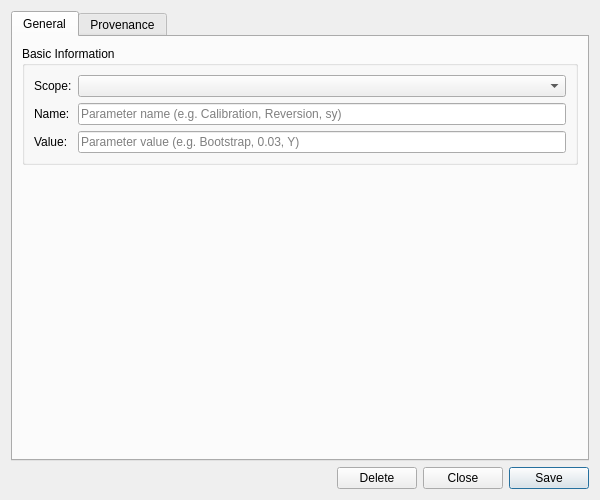
<?xml version="1.0" encoding="UTF-8"?>
<ui version="4.0">
 <class>PricingModelProductParameterDetailDialog</class>
 <widget class="QWidget" name="PricingModelProductParameterDetailDialog">
  <property name="geometry">
   <rect>
    <x>0</x>
    <y>0</y>
    <width>600</width>
    <height>500</height>
   </rect>
  </property>
  <property name="sizePolicy">
   <sizepolicy hsizetype="Preferred" vsizetype="Preferred">
    <horstretch>0</horstretch>
    <verstretch>0</verstretch>
   </sizepolicy>
  </property>
  <property name="minimumSize">
   <size>
    <width>600</width>
    <height>500</height>
   </size>
  </property>
  <property name="windowTitle">
   <string>Pricing Model Product Parameter Details</string>
  </property>
  <layout class="QVBoxLayout" name="verticalLayout">
   <item>
    <widget class="QTabWidget" name="tabWidget">
     <property name="currentIndex"><number>0</number></property>
     <widget class="QWidget" name="generalTab">
      <attribute name="title"><string>General</string></attribute>
      <layout class="QVBoxLayout" name="generalLayout">
       <item>
        <widget class="QGroupBox" name="basicInfoGroup">
         <property name="title">
          <string>Basic Information</string>
         </property>
         <layout class="QFormLayout" name="formLayout">
          <item row="0" column="0">
           <widget class="QLabel" name="labelParameterScope">
            <property name="text">
             <string>Scope:</string>
            </property>
           </widget>
          </item>
          <item row="0" column="1">
           <widget class="QComboBox" name="parameterScopeCombo">
            <property name="insertPolicy">
             <enum>QComboBox::NoInsert</enum>
            </property>
           </widget>
          </item>
          <item row="1" column="0">
           <widget class="QLabel" name="labelParameterName">
            <property name="text">
             <string>Name:</string>
            </property>
           </widget>
          </item>
          <item row="1" column="1">
           <widget class="QLineEdit" name="parameterNameEdit">
            <property name="placeholderText">
             <string>Parameter name (e.g. Calibration, Reversion, sy)</string>
            </property>
           </widget>
          </item>
          <item row="2" column="0">
           <widget class="QLabel" name="labelParameterValue">
            <property name="text">
             <string>Value:</string>
            </property>
           </widget>
          </item>
          <item row="2" column="1">
           <widget class="QLineEdit" name="parameterValueEdit">
            <property name="placeholderText">
             <string>Parameter value (e.g. Bootstrap, 0.03, Y)</string>
            </property>
           </widget>
          </item>
         </layout>
        </widget>
       </item>
       <item>
        <spacer name="verticalSpacer">
         <property name="orientation">
          <enum>Qt::Vertical</enum>
         </property>
         <property name="sizeHint" stdset="0">
          <size>
           <width>20</width>
           <height>40</height>
          </size>
         </property>
        </spacer>
       </item>
      </layout>
     </widget>
     <widget class="QWidget" name="provenanceTab">
      <attribute name="title"><string>Provenance</string></attribute>
      <layout class="QVBoxLayout" name="provenanceTabLayout">
       <item>
        <widget class="ores::qt::ProvenanceWidget" name="provenanceWidget" native="true"/>
       </item>
      </layout>
     </widget>
    </widget>
   </item>
   <item>
    <layout class="QHBoxLayout" name="buttonLayout">
     <item>
      <spacer name="horizontalSpacer">
       <property name="orientation">
        <enum>Qt::Horizontal</enum>
       </property>
       <property name="sizeHint" stdset="0">
        <size>
         <width>40</width>
         <height>20</height>
        </size>
       </property>
      </spacer>
     </item>
     <item>
      <widget class="QPushButton" name="deleteButton">
       <property name="text">
        <string>Delete</string>
       </property>
      </widget>
     </item>
     <item>
      <widget class="QPushButton" name="closeButton">
       <property name="text">
        <string>Close</string>
       </property>
      </widget>
     </item>
     <item>
      <widget class="QPushButton" name="saveButton">
       <property name="text">
        <string>Save</string>
       </property>
       <property name="default">
        <bool>true</bool>
       </property>
      </widget>
     </item>
    </layout>
   </item>
  </layout>
 </widget>
 <customwidgets>
  <customwidget>
   <class>ores::qt::ProvenanceWidget</class>
   <extends>QWidget</extends>
   <header>ores.qt/ProvenanceWidget.hpp</header>
  </customwidget>
 </customwidgets>
 <resources/>
 <connections/>
</ui>
